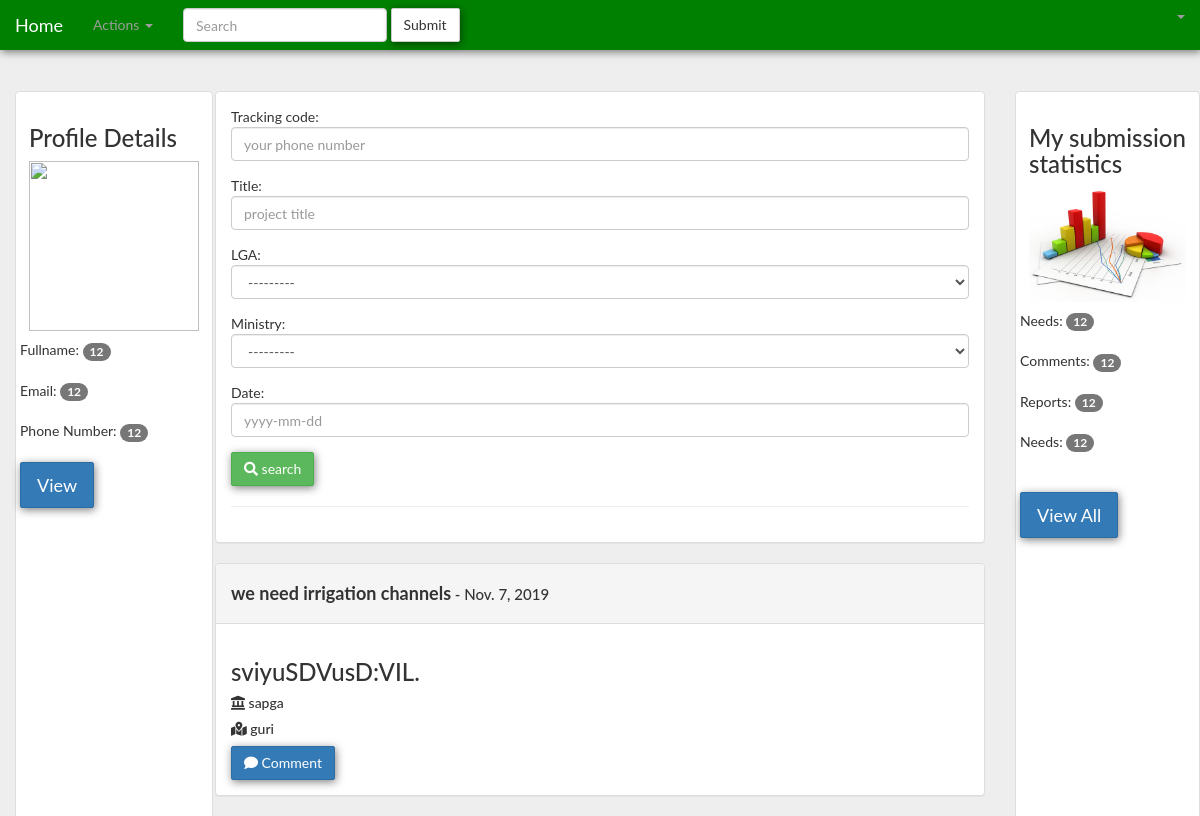
/projectlist/ (signed in), run on the app's committed database.
### lga/models.py (models this page shows, shortened)
class Lga(models.Model):
    name = models.CharField(max_length = 200)
    def __str__(self):
        return self.name

### mda/models.py (models this page shows, shortened)
class Ministry(models.Model):
    name = models.CharField(max_length=200)
    def __str__(self):
        return self.name

### project/models.py (models this page shows, shortened)
class Project(models.Model):
    title = models.CharField(max_length = 250)
    description = models.TextField()
    lga = models.ForeignKey(Lga, on_delete=models.CASCADE, related_name='projects')
    ministry = models.ForeignKey(Ministry, on_delete=models.CASCADE, related_name='projects')
    date = models.DateField(default=timezone.now)
    unreviewed = 'unreviewed'
    approved = 'approved'
    disapproved = 'disapproved'
    STATUS_CHOICES = (
        (unreviewed,'unreviewed'),
        (approved,'approved'),
        (disapproved,'disapproved')
    )
    status = models.CharField(max_length = 15, choices = STATUS_CHOICES, default = unreviewed)
    progress = models.CharField(max_length = 3, default=0, verbose_name="progress(%)")
    progress_comment = models.TextField(default="none", blank=True)
    submittedBy = models.ForeignKey(User, on_delete=models.CASCADE, blank=True, null=True)
    budget_year = models.ForeignKey(Year, on_delete=models.CASCADE, blank=True, null=True, related_name='projects')
    class Meta:
        verbose_name = 'Project'
        verbose_name_plural = 'All Projects'

### project/views.py (the view)
# urls.py: path('projectlist/', views.project_list, name='project_list'),
@login_required
def project_list(request):
    project_list = Project.objects.filter(status='approved')
    form = FilterForm()
    project_filter = ProjectFilter(request.GET, queryset=project_list)
    return render(request, 'project/project_list.html', {'filter': project_filter, 'form': form})

### project/forms.py
class FilterForm(forms.ModelForm):
    title = forms.CharField(widget=forms.TextInput(
        attrs={
            'class': 'form-control',
        }
    ))
    lga = forms.ModelChoiceField(queryset=Lga.objects.all(), required=False, widget=forms.Select(
        attrs={
            'class': 'form-control'
        }
    ))
    ministry = forms.ModelChoiceField(queryset=Ministry.objects.all(), required=False, widget=forms.Select(
        attrs={
            'class': 'form-control'
        }
    ))
    date = forms.CharField(widget=forms.TextInput(
        attrs={
            'class': 'form-control',
        }
    ))
    class Meta:
        model = Project
        fields = ('title', 'lga', 'ministry', 'date')

### project/templates/project/project_list.html
{% extends 'base.html' %} {% block content %}
{% load static %}
<div class="row">
  <div class="col-sm-2 col-md-2">
    <div class="thumbnail affix d-md-none .d-lg-block">
      <div class="caption">
        <h3>Profile Details</h3>
        <img src = "{% static 'img/ava.png' %}" width ="170px" heigth = "400px" class = "img-responsive"/>
      </div>
      Fullname: <span class = "badge badge-success">12</span><br><br>
      Email: <span class = "badge badge-success">12</span><br><br>
      Phone Number: <span class = "badge badge-success">12</span><br><br>
      <p><a href="#" class="btn btn-lg btn-primary" role="button">View</a></p>
    </div>
  </div>
<div class="col-sm-12 col-md-8">
    <div class="panel panel-default">
        <div class="panel-body">
            <form action="" method="get" role="form">
                <div class="form-group">
                Tracking code:<input type="text" placeholder="your phone number" name="phone" id="id_title" class="form-control">
                </div>
                <div class="form-group">
                Title:<input type="text" placeholder="project title" name="title" id="id_title" class="form-control">
                </div>
                <div class="form-group">
                LGA:<select class="form-control" name="lga" id="id_lga" value={{form.lga}}
                </div>
                <div class="form-group">
                Ministry: <select class=" form-control " name="ministry " id="id_ministry " value={{form.ministry}}
                </div>
                <div class="form-group">
                Date:<input class="form-control" placeholder="yyyy-mm-dd" type="text" name="date"
                    id="id_date">
                    </div>
                <button class="btn btn-success" type="submit"><i class="fas fa-search"></i> search</button>
            </form>
            <hr>
        </div>
    </div>
</div>
  <div class="col-sm-2 col-md-2">
    <div class="thumbnail affix d-md-none .d-lg-block">
      <div class="caption">
        <h3>My submission statistics</h3>
        <img src = "{% static 'img/stat.jpg' %}" width ="170px" heigth = "400px" class = "img-responsive"/>
      </div>
      Needs: <span class = "badge badge-success">12</span><br><br>
      Comments: <span class = "badge badge-success">12</span><br><br>
      Reports: <span class = "badge badge-success">12</span><br><br>
      Needs: <span class = "badge badge-success">12</span><br><br><br>
      <p><a href="#" class="btn btn-lg btn-primary" role="button">View All</a></p>
    </div>
  </div>
</div>
 <div class = "row">
    <div class = "col-md-2"></div>
      <div class="col-md-8">
      {% for project in filter.qs %}
    <div class="panel panel-default">
    <div class="panel-heading">
            <h4><strong>{{project.title}}</strong><span style="font-size:15px;"> - {{project.date}}</span></h4>
    </div>
        <div class="panel-body">
            <h3>{{project.description}}</h3>
            <h5><i class="fas fa-landmark"></i> {{project.ministry}}</h5>
            <h5><i class="fas fa-map-marked-alt"></i> {{project.lga}}</h5>
            <a href="{% url 'project:comment_create' project.id %}" class="btn btn-primary"><i class="fas fa-comment"></i> Comment</a>
        </div>
    </div>
    {% endfor %}
    </div>
    <div class = "col-md-2"></div>
  </div>
{% endblock %}

### users/static/css/base.css (style rules this page uses)
body { background-color: #eee; font-family: "Lato", sans-serif; }
.btn { box-shadow: 1px 2px 8px rgba(0, 0, 0, .5); border-radius: 2px; }
.panel-heading { color: black; height: 60px; }

### users/templates/base.html (style rules this page uses)
.affix { position:fixed; padding-bottom: 100%; }

### data on the page
Lga: lga "---------"
Ministry: id+name "---------"
Project: title "we need irrigation channels", date "Nov. 7, 2019", description "sviyuSDVusD:VIL.", ministry "sapga", lga "guri"
